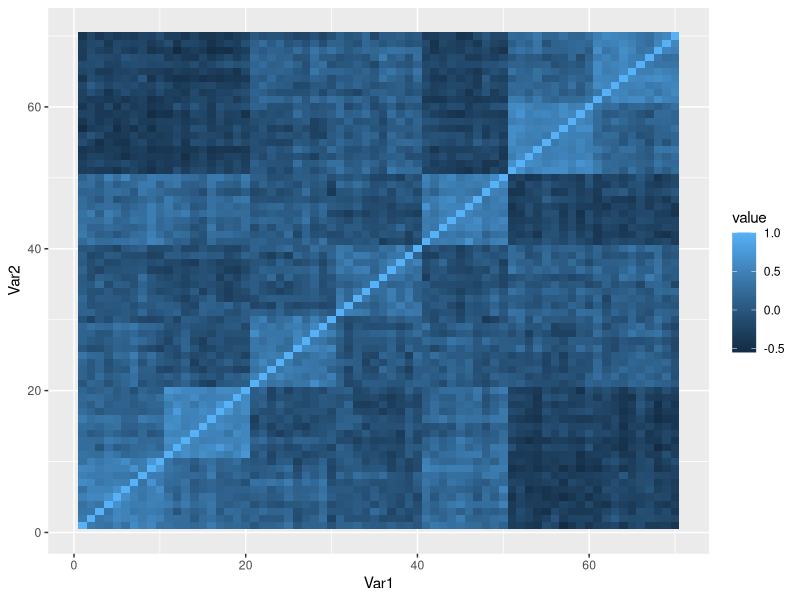

Generate this figure with R:
## ---- chunk 1
vCA <- T
library(knitr)
## ---- chunk 2
sample.groups <- c(rep(1, 10), rep(2, 10), rep(3, 10),
  rep(4, 10), rep(5, 10))
variable.groups <- c(rep(1, 10), rep(2, 10), rep(3, 10),
  rep(4, 10), rep(5, 10), rep(6, 10),
  rep(7, 10))
 
data <- matrix(nrow=length(sample.groups), ncol=70)
base.data <- matrix(nrow=length(sample.groups), ncol=7)
 
for (j in 1:ncol(base.data)) {
  mu <- rnorm(1, 0, 4)
  sigma <- runif(1, 5, 10)
  base.data[,j] <- sample.groups*mu +
  rnorm(length(sample.groups), 0, sigma)
}
## ---- chunk 3
for (j in 1:ncol(data)) {
  mu <- runif(1, 0, 4)
  data[,j] <- base.data[,variable.groups[j]] +
  rnorm(length(sample.groups), mu, 10)
}
## ---- chunk 4
library(ggplot2)
library(reshape2)
qplot(x=Var1, y=Var2, data=melt(cor(data)), geom="tile",
fill=value)
